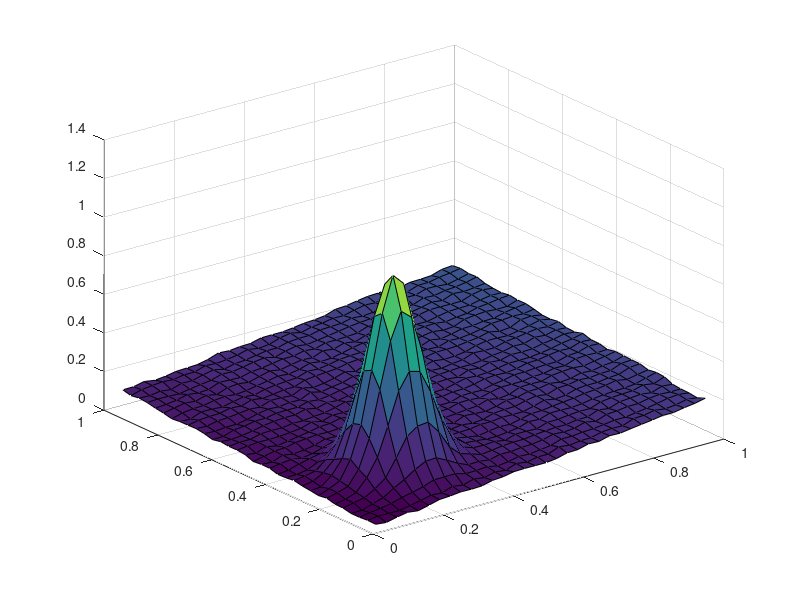

This chart was generated by the following MATLAB code: (Note: this script raises an error after producing the figure.)
% Driver file to determine hyperparameters for GPR
% by using grid search in the parameter space to  
% minimize mean square error at test points that
% are picked randomly from the data; the remaining 
% points are training points

% ----------------------------------------------------------------------
% Function Deffinitions

% GPR kernel function: square exponential (applies to a vector of points)
% To be used in function GPR
%
% For two points x and y in 2D space, 
%    kernel = @(x,y,l)exp(-(1/2)*(x-y)*[1/l(1), 0; 0, 1/l(2)]*(x-y)');
%
% When x is a vector of n points, i.e.,
%    x(i,:) = [x-coordinate of x_i, y-coord of x_i]
%
% the kernel function below returns an nxn matrix K s.t.
%    K(i,j) = kernel(x(i,:),x(j,:),l)
%
% Below is a compact definition specifically for Matlab
kernel = @(x,y,l) ...
           exp(-(1/2)* ...
               ((x(:,1)* ones(1,size(y,1))-ones(size(x,1),1)*y(:,1)').^2/(l(1).^2) ...
               +(x(:,2)* ones(1,size(y,1))-ones(size(x,1),1)*y(:,2)').^2/(l(2).^2)));

% ----------------------------------------------------------------------
% Main program

% Reset random number generator to ensure reproducibility
  rng('default');
  
% *** The data points grid defined next SHOULD NOT BE CONFUSED WITH 
% *** the grid for the parameter space which will be searched to 
% *** determine the optimum values of the parametes.

% Initialize 2D grid whose points are used as data points
%   m:  generate m x m grid of data points
%   XY: XY(r,1) and XY(r,2) store the x and y coordinates of the rth point
%
% m can be increased to genearate larger data sets
m = 32; 

n = m*m;
h = 1/(m+1);
XY = zeros(n,2);
idx = 0;
for i = 1:m,
  for j = 1:m
      idx = idx+1;
      XY(idx,1) = i*h; 
      XY(idx,2) = j*h;
  end
end
  
% Initialize observed data vector f
  
% Examples of f (uncomment the one to use)
  f = 0.02*(rand(n,1)-0.5);
  f = f + kernel(XY, [0.25,0.25], [2; 2]/m) + XY * [0.2; 0.1];
  
% Plot f
  close all;
  f1 = figure; ax = gca;
  surf(ax,reshape(XY(:,1),m,m), reshape(XY(:,2),m,m), reshape(f,m,m));


  
% Compute hyperparameters
%
% For the code below, it does not matter how the data was generated or
% where the data came from, as long as XY has the corrdinates of data 
% points in 2D space and f has the oberved value
% Initialization of Tparam and Lparam to "appropriate" ranges, however,
% is necessary to get useful values of hyperparameters.
% Also, data should be such that an accurate GPR model exists, i.e., one
% can find hyperparameters to represent the data with a high degree of 
% accuracy.

% Select 10% points as test point randomly 
% and mark the remaining 90% as training points
  ntest = round(0.1*n);         % No. of test points
  ntrain = n - ntest;           % No. of training points
  rperm = randperm(n);
  itest = rperm(1:ntest);       % Indices of test points (randomly chosen)
  itrain = rperm(ntest+1:n);    % Indices of training points
  
% Compute mse at a grid of points in the parameter space
% Parameters l1 and l2 are assigned values from Lparam
% Parameter t assigned values from Tparam 
  Tparam = [0.5:0.5:0.5];        % Select based on data
  Lparam = [0.25:0.5:10]/m;     % Select based on data
  
  % NOTE: For simplicity, in the code below, we have decided to 
  % search the parameter space for l1 and l2 only; t remains fixed.
  
  % MSE at each grid point in parameter space
  MSE = zeros(length(Lparam),length(Lparam));
  fprintf("Begining now ...\n"); 
  it = 1;  % Fix t to be Tparam(1)
  for il1 = 1:length(Lparam),      
      for il2 = 1:length(Lparam),
          ftest = GPR(XY, f, itest, itrain, Tparam(it), [Lparam(il1); Lparam(il2)], kernel);
          error = f(itest) - ftest;
          MSE(il1,il2) = error'*error;
          fprintf("Finished (l1,l2) = %f, %f, mse = %e\n", ...
              Lparam(il1), Lparam(il2), MSE(il1,il2));
      end
  end
  
% Show output - plot log(MSE) to enhance the difference
  f2 = figure; ax = gca; hold on; 
  title('log(MSE)'); xlabel('l_1'); ylabel('l_2');
  contourf(ax,Lparam,Lparam,log(MSE));

  colorbar;
  

